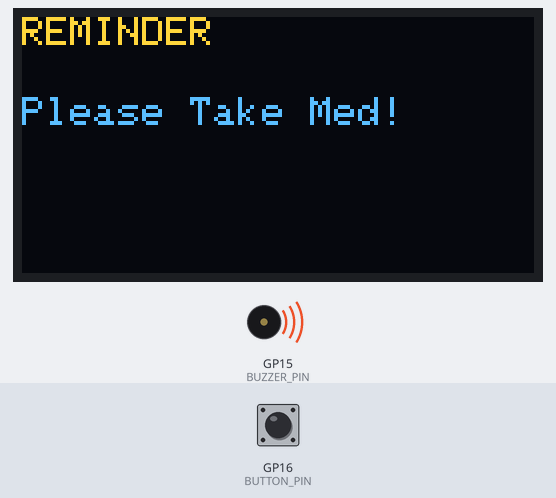
Simulated run of this sketch. Board: Raspberry Pi Pico W. On the bench: 128×64 one-colour display, buzzer (waves = sounding, pin HIGH). The inputs (shaded band) are chosen by the test bench; at power-on: GP16 (BUTTON_PIN) HIGH. The OLED is the two-colour kind (top 16 rows yellow); WiFi joins after 1.5 s; servers stay silent unless stated; uploads are accepted with an empty reply.

Above: at 60.1 s.
Timing chart, 0 to 61.6 s (numbered marks = the images above):
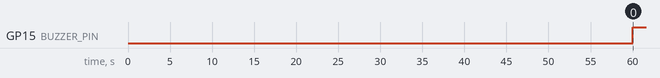

The sketch:

main.ino
```cpp
#include <WiFi.h>
#include <HTTPClient.h>
#include <WiFiClientSecure.h>
#include <Wire.h>
#include <Adafruit_GFX.h>
#include <Adafruit_SSD1306.h>

// ===== 腳位與變數宣告 =====
const int BUTTON_PIN = 16;
const int BUZZER_PIN = 15;
bool isMedicationTaken = true;
bool isAlerting = false;
unsigned long lastCheckTime = 0;
const unsigned long REMINDER_INTERVAL = 60000; // 60秒檢查一次

unsigned long alertStartTime = 0; // 記錄提醒響起的起點

Adafruit_SSD1306 display(128, 64, &Wire, -1);

// ===== 網路與 API 設定 =====
const char* WIFI_SSID = "peggy";
const char* WIFI_PASS = "asdfghjkl";
const char* LINE_TOKEN = "yj+em1c6XKsXudkLDxJUNcDXDvyLh/BIQku27CoozWAJgKbXF+Vo2gWOJWtmFnZ9ZDkECh3PNV/b7ICPw1fG8pYpWSTDmSY1WCrBjoBVOzXPTPVhp6ZLHPz+hfm99PnT9r1f2lTeaEH44SkJ1iFaIAdB04t89/1O/w1cDnyilFU=";

// ！！！請在這裡貼上您剛剛重新部署複製的完整網址！！！
const char* GAS_URL = "https://docs.google.com/spreadsheets/d/e/2PACX-1vRZHDnKUzrl5WVoW0d6Ui6d6SfuQ3NrXFR94qLZzDvKHGHd2tkVKWDY5P4JSNVnwSBNW8FSPJ2MUQtN/pub?gid=0&single=true&output=csv";
const String MED_NAME = "維他命C"; // 完整藥名

void sendLineMessage(String text);
void sendToGoogleSheets(String status, unsigned long duration, String medName);
void displayStatus(String title, String msg);

void setup() {
  Serial.begin(115200);
  pinMode(BUTTON_PIN, INPUT_PULLUP);
  pinMode(BUZZER_PIN, OUTPUT);
  digitalWrite(BUZZER_PIN, LOW);

  Wire.setSDA(4);
  Wire.setSCL(5);
  Wire.begin();
  display.begin(SSD1306_SWITCHCAPVCC, 0x3C);
  display.clearDisplay();
  display.display();

  WiFi.begin(WIFI_SSID, WIFI_PASS);
}

void loop() {
  // 1. 偵測按鈕按下
  if (digitalRead(BUTTON_PIN) == LOW && isAlerting) {
    isMedicationTaken = true;
    isAlerting = false;
    digitalWrite(BUZZER_PIN, LOW);

    displayStatus("TAKEN", "Great Job!");
    sendLineMessage("您已完成服藥，紀錄已更新。");

    // 計算從開始響到按下按鈕，隔了幾秒
    unsigned long durationSec = (millis() - alertStartTime) / 1000;

    // 發送至 Google Sheets
    sendToGoogleSheets("已吃藥", durationSec, MED_NAME);

    delay(500);
  }

  // 2. 定時提醒邏輯
  if (millis() - lastCheckTime > REMINDER_INTERVAL) {
    if (isMedicationTaken) {
      isMedicationTaken = false;
      isAlerting = true;
      alertStartTime = millis();
    }
    lastCheckTime = millis();
  }

  // 3. 若處於提醒狀態
  if (isAlerting) {
    digitalWrite(BUZZER_PIN, HIGH);
    displayStatus("REMINDER", "Please Take Med!");

    static unsigned long lastNotify = 0;
    if(millis() - lastNotify > 30000) {
        sendLineMessage("提醒：請記得吃藥！");
        lastNotify = millis();
    }
  }
}

void displayStatus(String title, String msg) {
  display.clearDisplay();
  display.setTextSize(1);
  display.setTextColor(SSD1306_WHITE);
  display.setCursor(0, 0);
  display.println(title);
  display.setCursor(0, 20);
  display.println(msg);
  display.display();
}

void sendLineMessage(String text) {
  if (WiFi.status() != WL_CONNECTED) return;
  WiFiClientSecure client;
  client.setInsecure();
  HTTPClient http;
  if (http.begin(client, "https://api.line.me/v2/bot/message/broadcast")) {
    http.addHeader("Content-Type", "application/json");
    http.addHeader("Authorization", String("Bearer ") + LINE_TOKEN);
    String body = "{\"messages\":[{\"type\":\"text\",\"text\":\"" + text + "\"}]}";
    http.POST(body);
    http.end();
  }
}

// ===== 改用 GET 網址直接傳值，最不容易漏資料 =====
void sendToGoogleSheets(String status, unsigned long duration, String medName) {
  if (WiFi.status() != WL_CONNECTED) return;

  WiFiClientSecure client;
  client.setInsecure();
  HTTPClient http;
  http.setFollowRedirects(HTTPC_STRICT_FOLLOW_REDIRECTS);

  // 把資料直接用 ? 與 & 接在網址後面
  String fullURL = String(GAS_URL) + "?status=" + status + "&duration=" + String(duration) + "&medName=" + medName;

  // 由於網址內有中文（維他命C、已吃藥），需要進行網路 URL 編碼轉換
  fullURL.replace(" ", "%20");

  Serial.println("正在傳送至 Google Sheets...");
  if (http.begin(client, fullURL)) {
    int httpResponseCode = http.GET(); // 改用 GET 請求
    Serial.print("回應代碼: ");
    Serial.println(httpResponseCode);
    http.end();
  } else {
    Serial.println("網址連接失敗");
  }
}
```

Measured:
- by itself, GP15 (BUZZER_PIN): LOW → HIGH at 60.0 s
